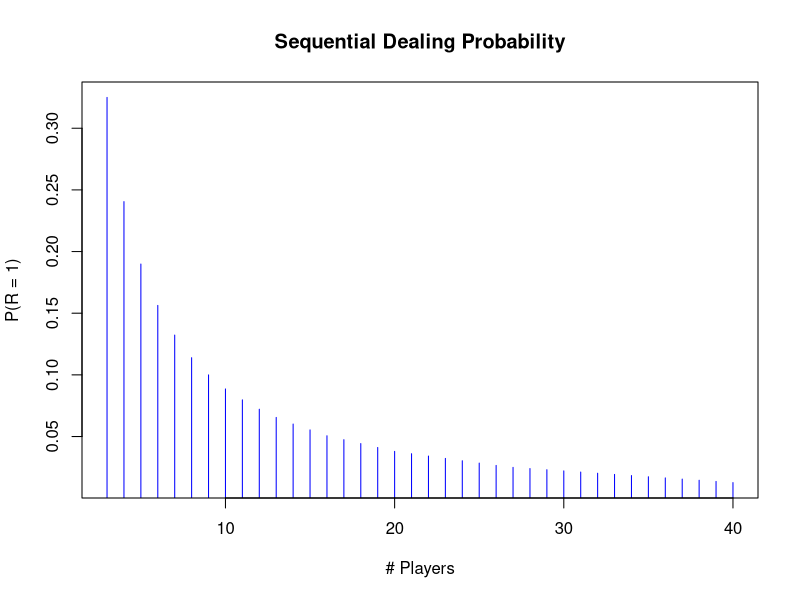
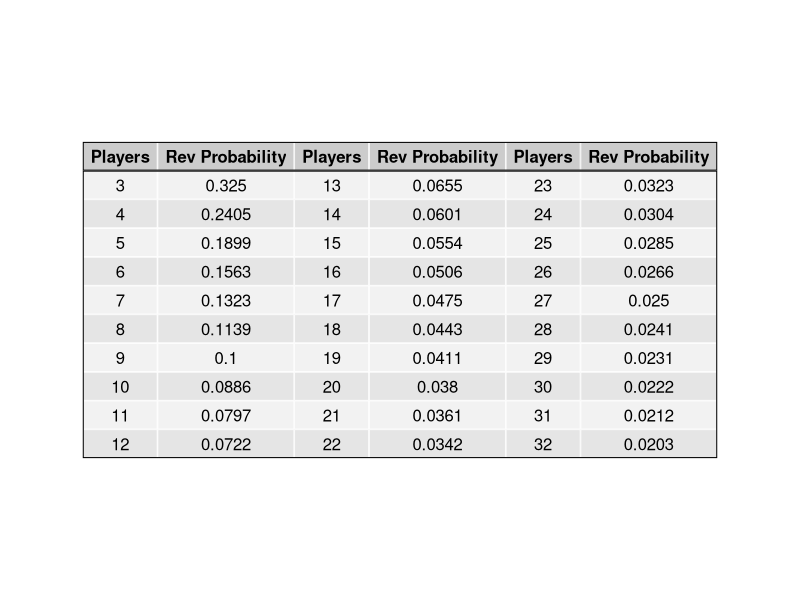
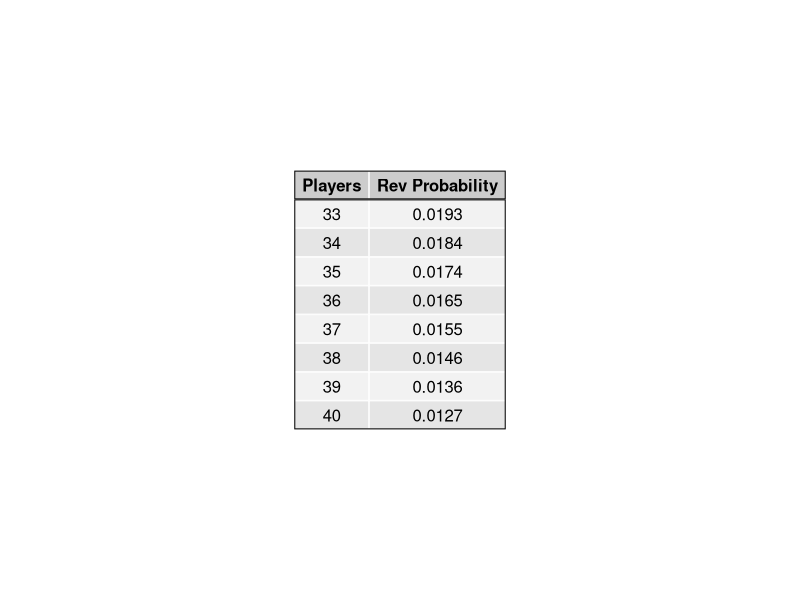
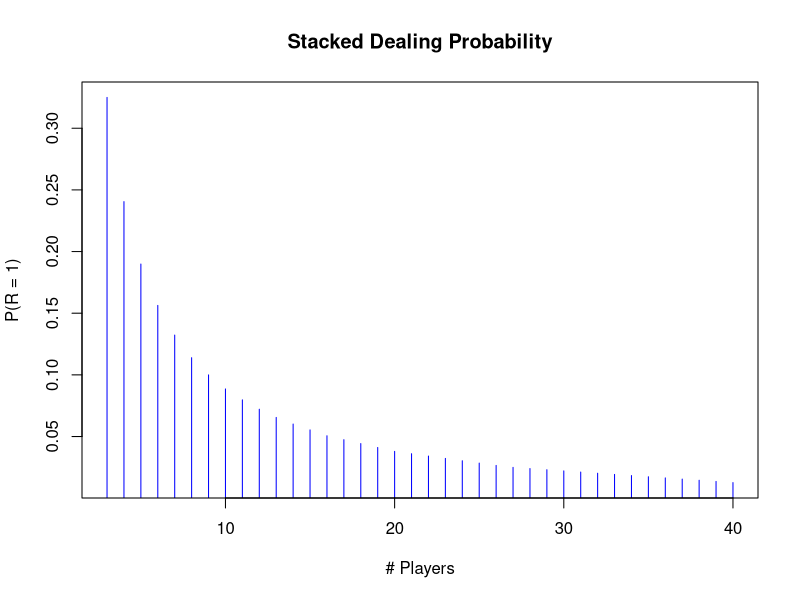
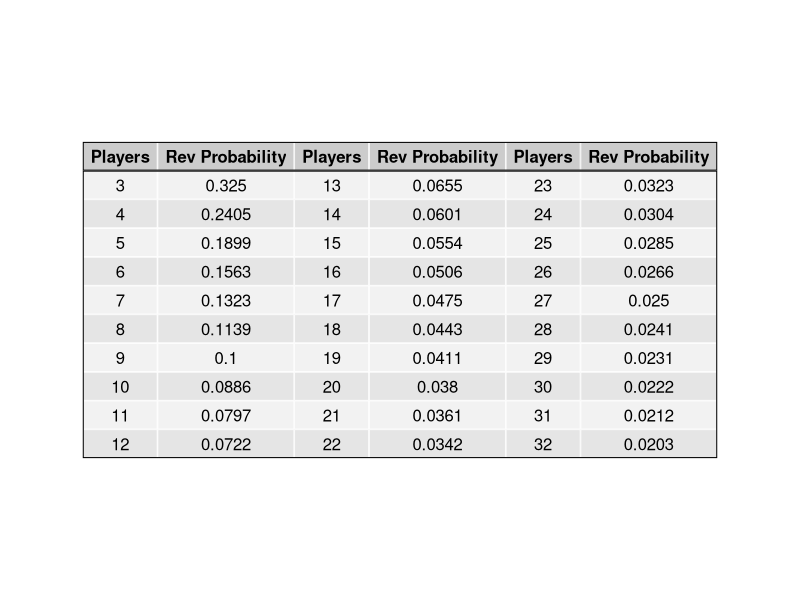
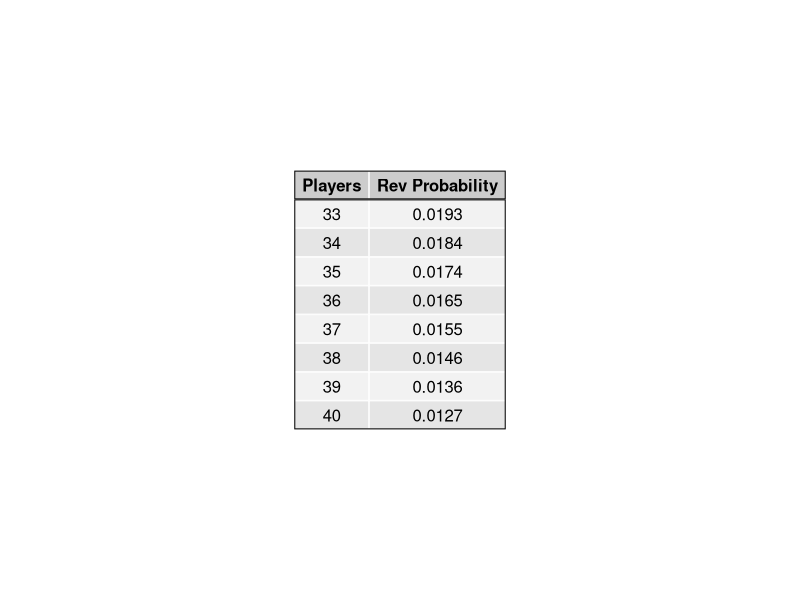
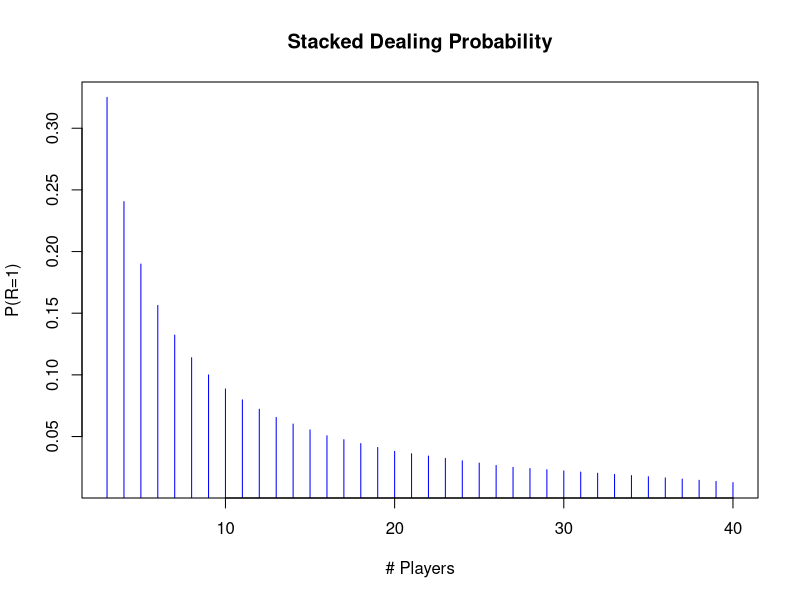
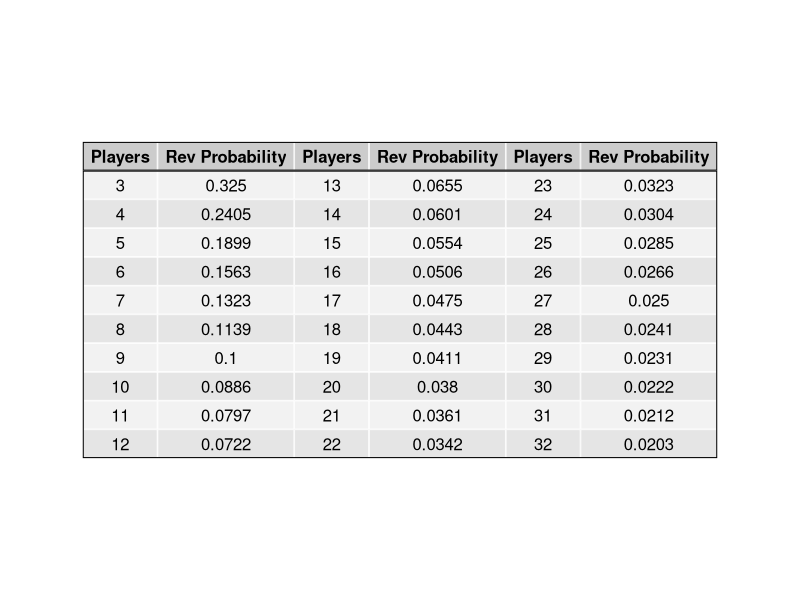

The R source for these figures, in order:
## ---- chunk 1
knitr::opts_chunk$set(echo = TRUE)
library(gridExtra)
library(grid)
library(gtable)
## ---- chunk 2


seqRevolutionP <- function(N){
  
  numCards <- floor(80/N)
  
  
  prob <- (N*numCards*(numCards - 1) + 2*numCards*(80 - N*numCards))/(80*79)
  
  
  return(prob)
}
Num_Players <- c(3:40)
Probability <- sapply(Num_Players, seqRevolutionP)

plot(Num_Players, Probability, type = "h", main = "Sequential Dealing Probability", xlab = "# Players", ylab = "P(R = 1)", col = "blue")
## ---- chunk 3

Prob_round <- round(Probability, digits = 4)

df <- data.frame(Num_Players[1:10], Prob_round[1:10])
df[,3] <- data.frame(Num_Players[11:20])
df[,4] <- data.frame(Prob_round[11:20])
df[,5] <- data.frame(Num_Players[21:30])
df[,6] <- data.frame(Prob_round[21:30])
names(df) <- c("Players", "Rev Probability", "Players", "Rev Probability", "Players", "Rev Probability")

g <- tableGrob(df, rows = NULL)
g <- gtable_add_grob(g,
        grobs = rectGrob(gp = gpar(fill = NA, lwd = 2)),
        t = 2, b = nrow(g), l = 1, r = ncol(g))
g <- gtable_add_grob(g,
        grobs = rectGrob(gp = gpar(fill = NA, lwd = 2)),
        t = 1, l = 1, r = ncol(g))
grid.newpage()
grid.draw(g)

df2 <-  data.frame(Num_Players[31:38], Prob_round[31:38])
names(df2) <- c("Players", "Rev Probability")
g2 <- tableGrob(df2, rows = NULL)
g2 <- gtable_add_grob(g2,
        grobs = rectGrob(gp = gpar(fill = NA, lwd = 2)),
        t = 2, b = nrow(g2), l = 1, r = ncol(g2))
g2 <- gtable_add_grob(g2,
        grobs = rectGrob(gp = gpar(fill = NA, lwd = 2)),
        t = 1, l = 1, r = ncol(g2))
grid.newpage()
grid.draw(g2)




## ---- chunk 4
#Revolution Probability Calculator for a given number of players, N 
stackRevolutionP <- function(N){
  
  #number of cards dealt to each player
  numCards <- floor(80/N)
  
  #calculate the remainder
  r <- 80- N*numCards
  
  #left hand side numerator
  numerator_lhs <- N*numCards*(numCards-1)
  
  #left had side denominator
  denominator_lhs <- 80*79
  

  #if there is a remainder, calculate the right hand side 
  if(r != 0){
     numerator_rhs <-2*(r)*numCards
     denominator_rhs <- 80*79
  }
  else{
    numerator_rhs <- 0
    denominator_rhs <- 1
  }
  
  return(numerator_lhs/denominator_lhs + numerator_rhs/denominator_rhs)
  
}

players <- c(3:40)
resultStack <- sapply(players, stackRevolutionP)

plot(players, resultStack, type = "h", main = "Stacked Dealing Probability", xlab = "# Players", ylab = "P(R = 1)", col = "blue")

## ---- chunk 5

Prob_round <- round(resultStack, digits = 4)

df <- data.frame(players[1:10], Prob_round[1:10])
df[,3] <- data.frame(players[11:20])
df[,4] <- data.frame(Prob_round[11:20])
df[,5] <- data.frame(players[21:30])
df[,6] <- data.frame(Prob_round[21:30])
names(df) <- c("Players", "Rev Probability", "Players", "Rev Probability", "Players", "Rev Probability")
library(gtable)
g <- tableGrob(df, rows = NULL)
g <- gtable_add_grob(g,
        grobs = rectGrob(gp = gpar(fill = NA, lwd = 2)),
        t = 2, b = nrow(g), l = 1, r = ncol(g))
g <- gtable_add_grob(g,
        grobs = rectGrob(gp = gpar(fill = NA, lwd = 2)),
        t = 1, l = 1, r = ncol(g))
grid.newpage()
grid.draw(g)

df2 <-  data.frame(players[31:38], Prob_round[31:38])
names(df2) <- c("Players", "Rev Probability")
g2 <- tableGrob(df2, rows = NULL)
g2 <- gtable_add_grob(g2,
        grobs = rectGrob(gp = gpar(fill = NA, lwd = 2)),
        t = 2, b = nrow(g2), l = 1, r = ncol(g2))
g2 <- gtable_add_grob(g2,
        grobs = rectGrob(gp = gpar(fill = NA, lwd = 2)),
        t = 1, l = 1, r = ncol(g2))
grid.newpage()
grid.draw(g2)

## ---- chunk 6
#Revolution Probability Calculator for a given number of players, N 
genRevolutionProbSeq <- function(N, M, k){
  
  #number of cards dealt to each player
  numCards <- floor(M/N)
  
  #calculate the remainder
  r <- M- N*numCards

  
  #left hand side numerator
  numerator_lhs <- N
  for(i in 0:(k-1)){
    numerator_lhs <- numerator_lhs*(numCards - i)
  }
  
  #left had side denominator
  denominator <- 1
  for(i in 0:(k-1)){
    denominator <-denominator*(M - i)
  }

  #if there is a remainder, calculate the right hand side 
  if(r != 0){
     numerator_rhs <-k*r
     for(j in 0:(k-2)){
       numerator_rhs <- numerator_rhs*(numCards - j)
     }
  }
  else{
    numerator_rhs <- 0
  }
  
  return(numerator_lhs/denominator + numerator_rhs/denominator)
  
}

players <- c(3:40)
probabilities <- vector()
for(i in players){
  probabilities[i-2] <- genRevolutionProbSeq(i, 80, 2)
}

plot(players, probabilities, type = "h", main = "Stacked Dealing Probability", xlab = "# Players", ylab = "P(R=1)", col = "blue")

## ---- chunk 7

Prob_round <- round(probabilities, digits = 4)

df <- data.frame(players[1:10], Prob_round[1:10])
df[,3] <- data.frame(players[11:20])
df[,4] <- data.frame(Prob_round[11:20])
df[,5] <- data.frame(players[21:30])
df[,6] <- data.frame(Prob_round[21:30])
names(df) <- c("Players", "Rev Probability", "Players", "Rev Probability", "Players", "Rev Probability")
library(gtable)
g <- tableGrob(df, rows = NULL)
g <- gtable_add_grob(g,
        grobs = rectGrob(gp = gpar(fill = NA, lwd = 2)),
        t = 2, b = nrow(g), l = 1, r = ncol(g))
g <- gtable_add_grob(g,
        grobs = rectGrob(gp = gpar(fill = NA, lwd = 2)),
        t = 1, l = 1, r = ncol(g))
grid.newpage()
grid.draw(g)

df2 <-  data.frame(players[31:38], Prob_round[31:38])
names(df2) <- c("Players", "Rev Probability")
g2 <- tableGrob(df2, rows = NULL)
g2 <- gtable_add_grob(g2,
        grobs = rectGrob(gp = gpar(fill = NA, lwd = 2)),
        t = 2, b = nrow(g2), l = 1, r = ncol(g2))
g2 <- gtable_add_grob(g2,
        grobs = rectGrob(gp = gpar(fill = NA, lwd = 2)),
        t = 1, l = 1, r = ncol(g2))
grid.newpage()
grid.draw(g2)

## ---- chunk 8
M = 80
N = 4
objects <- c(2:21)
probabilities <- vector()
for(i in objects){
  probabilities[i-1] <- genRevolutionProbSeq(N, M, objects[i-1])
}


plot(objects, probabilities, type = "h", main = "Revolution Dealing Probability with k objects", xlab = "k", ylab = "P(R=1)", col = "blue")
## ---- chunk 9

probabilities <- round(probabilities, digits = 8)
df <- data.frame(objects[1:10], probabilities[1:10])
df[,3] <- data.frame(objects[11:20])
df[,4] <- data.frame(probabilities[11:20])
names(df) <- c("Objects", "Rev Probability", "Objects", "Rev Probability" )
library(gtable)
g <- tableGrob(df, rows = NULL)
g <- gtable_add_grob(g,
        grobs = rectGrob(gp = gpar(fill = NA, lwd = 2)),
        t = 2, b = nrow(g), l = 1, r = ncol(g))
g <- gtable_add_grob(g,
        grobs = rectGrob(gp = gpar(fill = NA, lwd = 2)),
        t = 1, l = 1, r = ncol(g))
grid.newpage()
grid.draw(g)



